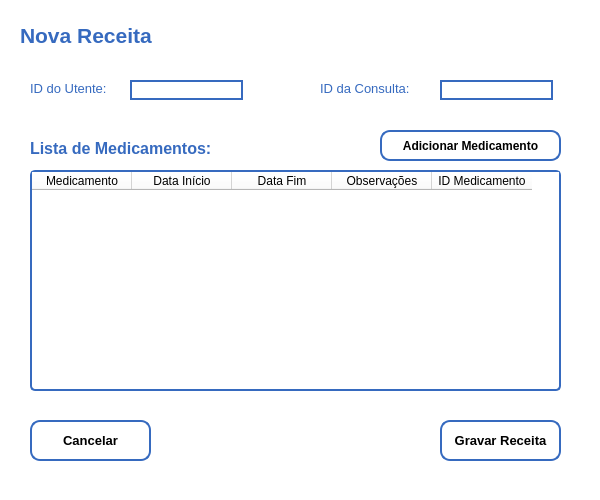
<?xml version="1.0" encoding="UTF-8"?>
<ui version="4.0">
 <class>FormNovaReceita</class>
 <widget class="QWidget" name="FormNovaReceita">
  <property name="geometry">
   <rect>
    <x>0</x>
    <y>0</y>
    <width>600</width>
    <height>500</height>
   </rect>
  </property>
  <property name="windowTitle">
   <string>Nova Receita</string>
  </property>
  <property name="styleSheet">
   <string notr="true">QPushButton {
    background-color: white;
        color: black;
        border-radius: 10px;
        border: 2px solid #366abf;
}

QLabel {
color: #366abf;
}

QDateTimeEdit{
background-color:white;
color: black;
border: 2px solid #366abf;
}

QTableView, QTableWidget{
 border: 2px solid #366abf; /* Espessura, Estilo (solid/dashed/dotted) e Cor */ 
    border-radius: 5px;       /* Cantos arredondados */
    gridline-color: #dcdcdc;   /* Cor das linhas que separam as celulas */      
    background-color: white;
    selection-background-color: lightblue; /* Cor da linha quando selecionada */
}

QLineEdit{
background-color:white;
color: black;
border: 2px solid #366abf;
}

QWidget{
background-color: white;

}</string>
  </property>
  <widget class="QLabel" name="label_Titulo">
   <property name="geometry">
    <rect>
     <x>20</x>
     <y>20</y>
     <width>251</width>
     <height>31</height>
    </rect>
   </property>
   <property name="font">
    <font>
     <family>Arial</family>
     <pointsize>16</pointsize>
     <weight>75</weight>
     <bold>true</bold>
    </font>
   </property>
   <property name="text">
    <string>Nova Receita</string>
   </property>
  </widget>
  <widget class="QLabel" name="label_IdUtente">
   <property name="geometry">
    <rect>
     <x>30</x>
     <y>80</y>
     <width>90</width>
     <height>16</height>
    </rect>
   </property>
   <property name="font">
    <font>
     <family>Arial</family>
     <pointsize>10</pointsize>
    </font>
   </property>
   <property name="text">
    <string>ID do Utente:</string>
   </property>
  </widget>
  <widget class="QLineEdit" name="lineEdit_IdUtente">
   <property name="geometry">
    <rect>
     <x>130</x>
     <y>80</y>
     <width>113</width>
     <height>20</height>
    </rect>
   </property>
   <property name="readOnly">
    <bool>true</bool>
   </property>
  </widget>
  <widget class="QLabel" name="label_IdConsulta">
   <property name="geometry">
    <rect>
     <x>320</x>
     <y>80</y>
     <width>110</width>
     <height>16</height>
    </rect>
   </property>
   <property name="font">
    <font>
     <family>Arial</family>
     <pointsize>10</pointsize>
    </font>
   </property>
   <property name="text">
    <string>ID da Consulta:</string>
   </property>
  </widget>
  <widget class="QLineEdit" name="lineEdit_IdConsulta">
   <property name="geometry">
    <rect>
     <x>440</x>
     <y>80</y>
     <width>113</width>
     <height>20</height>
    </rect>
   </property>
   <property name="readOnly">
    <bool>true</bool>
   </property>
  </widget>
  <widget class="QTableWidget" name="tableWidget_Medicamentos">
   <property name="geometry">
    <rect>
     <x>30</x>
     <y>170</y>
     <width>531</width>
     <height>221</height>
    </rect>
   </property>
   <column>
    <property name="text">
     <string>Medicamento</string>
    </property>
   </column>
   <column>
    <property name="text">
     <string>Data Início</string>
    </property>
   </column>
   <column>
    <property name="text">
     <string>Data Fim</string>
    </property>
   </column>
   <column>
    <property name="text">
     <string>Observações</string>
    </property>
   </column>
   <column>
    <property name="text">
     <string>ID Medicamento</string>
    </property>
   </column>
  </widget>
  <widget class="QLabel" name="label_ListaMedicamentos">
   <property name="geometry">
    <rect>
     <x>30</x>
     <y>140</y>
     <width>251</width>
     <height>16</height>
    </rect>
   </property>
   <property name="font">
    <font>
     <family>Arial</family>
     <pointsize>12</pointsize>
     <weight>75</weight>
     <bold>true</bold>
    </font>
   </property>
   <property name="text">
    <string>Lista de Medicamentos:</string>
   </property>
  </widget>
  <widget class="QPushButton" name="pushButton_AdicionarMedicamento">
   <property name="geometry">
    <rect>
     <x>380</x>
     <y>130</y>
     <width>181</width>
     <height>31</height>
    </rect>
   </property>
   <property name="font">
    <font>
     <family>Arial</family>
     <pointsize>9</pointsize>
     <weight>75</weight>
     <bold>true</bold>
    </font>
   </property>
   <property name="text">
    <string>Adicionar Medicamento</string>
   </property>
  </widget>
  <widget class="QPushButton" name="pushButton_Gravar">
   <property name="geometry">
    <rect>
     <x>440</x>
     <y>420</y>
     <width>121</width>
     <height>41</height>
    </rect>
   </property>
   <property name="font">
    <font>
     <family>Arial</family>
     <pointsize>10</pointsize>
     <weight>75</weight>
     <bold>true</bold>
    </font>
   </property>
   <property name="text">
    <string>Gravar Receita</string>
   </property>
  </widget>
  <widget class="QPushButton" name="pushButton_Cancelar">
   <property name="geometry">
    <rect>
     <x>30</x>
     <y>420</y>
     <width>121</width>
     <height>41</height>
    </rect>
   </property>
   <property name="font">
    <font>
     <family>Arial</family>
     <pointsize>10</pointsize>
     <weight>75</weight>
     <bold>true</bold>
    </font>
   </property>
   <property name="text">
    <string>Cancelar</string>
   </property>
  </widget>
 </widget>
 <resources/>
 <connections/>
</ui>
